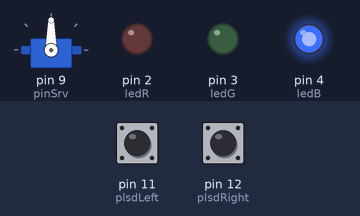
Recording of a sketch running on a simulated Arduino Uno, built with avr-gcc and run on an emulated ATmega328P. Shown: servo, output pins drawn as LEDs (lit = HIGH). The inputs (shaded band) are chosen by the test bench; at power-on: pin 11 (plsdLeft) LOW, pin 12 (plsdRight) LOW.

Above: at 1.2 s.
1.3 s: pin 11 (plsdLeft) pulled HIGH for 1 s
3.8 s: pin 12 (plsdRight) pulled HIGH for 0.15 s
At 5.1 s:
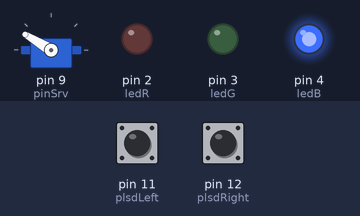
5.4 s: pin 12 (plsdRight) pulled HIGH for 1 s
At 7.0 s:
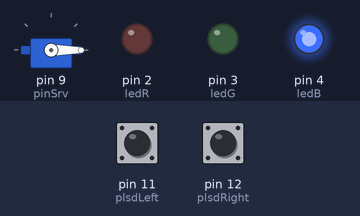
7.9 s: pin 11 (plsdLeft) pulled HIGH for 0.15 s
At 8.3 s:
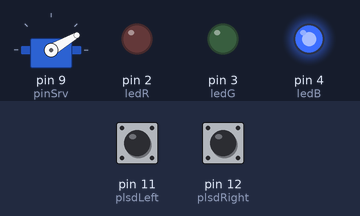
9.5 s: pin 11 (plsdLeft) pulled HIGH for 0.15 s
At 10.7 s:
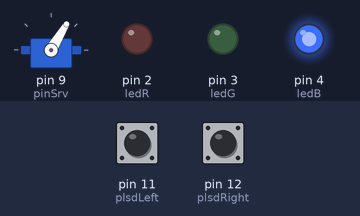
11.1 s: pin 11 (plsdLeft) pulsed HIGH 2 times (0.12 s each, 0.3 s apart)
At 12.3 s:
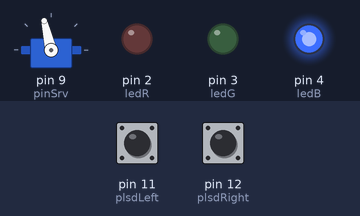
Timing chart, 0 to 14.1 s (numbered marks = the images above; inputs shaded):
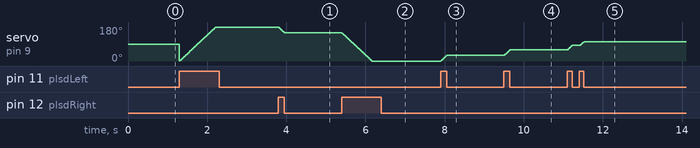

Measured:
- after the input at 3.8 s, servo on pin 9 (pinSrv): moves from 179° to 149° over 0.15 s, starting at once
- after the input at 5.4 s, servo on pin 9 (pinSrv): moves from 149° to 0° over 0.75 s, starting at once
- after the input at 7.9 s, servo on pin 9 (pinSrv): moves from 0° to 30° over 0.15 s, starting at once
- after the input at 9.5 s, servo on pin 9 (pinSrv): 30° → 59° at once
- after the input at 11.1 s, servo on pin 9 (pinSrv): moves from 59° to 103° over 0.42 s, starting at once

The sketch:

Clase_04_-_LED_ON_OFF_Colores.ino
```cpp
#include <Servo.h>
// Declarar los pines del LED y los pulsadores.
int ledR = 2;
int ledG = 3;
int ledB = 4;

int plsdCol = 6;
int plsdLeft = 11;
int plsdRight = 12;

// Declarar el servo-motor.
Servo srv;
int pinSrv = 9;
int plsMin = 600;
int plsMax = 2500;

// Variables auxiliares
int angle = 0;
int ledSelect = 4;

void setup()
{
  pinMode(ledR, OUTPUT);
  pinMode(ledG, OUTPUT);
  pinMode(ledB, OUTPUT);
  pinMode(plsdCol, INPUT);
  pinMode(plsdLeft, INPUT);
  pinMode(plsdRight, INPUT);
  digitalWrite(ledB, HIGH);
  srv.attach(pinSrv, plsMin, plsMax);
}

void loop()
{

  delay(50);

  // Mover a la derecha.
  while( digitalRead(plsdRight) == HIGH ){
    if( angle > 0 ){
      angle--;
      srv.write(angle);
      delay(5);
    }
  }

  // Mover a la izquierda.
  while( digitalRead(plsdLeft) == HIGH ){
    if( angle < 179 ){
      angle++;
      srv.write(angle);
      delay(5);
    }
  }
}
```
